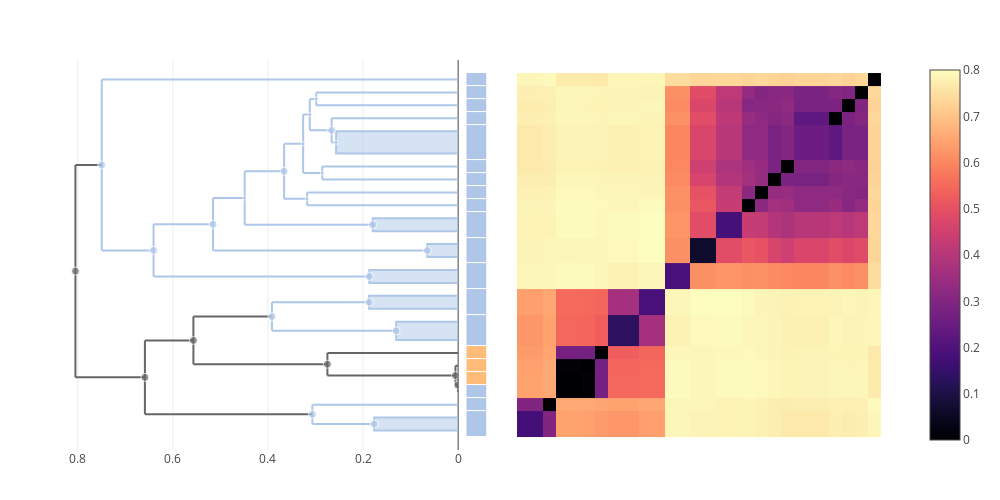

The notebook cell saved with this chart:
### Markdown cell above
### pacifica

### Code cell
plot(multi_clustermap(cdata, ["pacifica", "oceanensis"]))

### Figure 1 — Plotly figure (JSON) as saved in the notebook; plotly's stock layout.template omitted (floating-point values rounded to 4 significant figures; data arrays with more than 128 entries replaced by an {"elided": "..."} marker saying what was removed)
{"data": [{"colorscale": {"elided": "256x2 mixed values"}, "type": "heatmap", "x": [0.5, 2.5, 3.5, 4.5, 5.5, 6.5, 7.5, 9.914, 11.91, 13.91, 15.91, 17.91, 18.91, 19.91, 20.91, 21.91, 24.65, 25.65, 26.65, 27.65, 28.65], "y": [0.5, 2.5, 3.5, 4.5, 5.5, 6.5, 7.5, 9.914, 11.91, 13.91, 15.91, 17.91, 18.91, 19.91, 20.91, 21.91, 24.65, 25.65, 26.65, 27.65, 28.65], "z": {"elided": "20x20 float values"}}, {"hoverinfo": "skip", "line": {"color": "#AEC7E8"}, "mode": "lines", "showlegend": false, "type": "scatter", "x": [0.3065, 0.3065, null, 0.3065, 0.1767, null, 0.3065, 0, null], "xaxis": "x2", "y": [1.5, 3, null, 1.5, 1.5, null, 3, 3, null], "yaxis": "y"}, {"hoverinfo": "skip", "line": {"color": "#AEC7E8"}, "mode": "lines", "showlegend": false, "type": "scatter", "x": [0.5154, 0.5154, null, 0.5154, 0.06484, null, 0.5154, 0.4488, null], "xaxis": "x2", "y": [14.91, 18.98, null, 14.91, 14.91, null, 18.98, 18.98, null], "yaxis": "y"}, {"hoverinfo": "skip", "line": {"color": "#AEC7E8"}, "mode": "lines", "showlegend": false, "type": "scatter", "x": [0.3259, 0.3259, null, 0.3259, 0.2858, null, 0.3259, 0.312, null], "xaxis": "x2", "y": [20.91, 25.43, null, 20.91, 20.91, null, 25.43, 25.43, null], "yaxis": "y"}, {"fill": "toself", "hoverinfo": "skip", "line": {"color": "#AEC7E8"}, "mode": "lines", "showlegend": false, "type": "scatter", "x": [0, 0.1872, 0.1872, 0], "xaxis": "x2", "y": [10.41, 10.41, 11.41, 11.41], "yaxis": "y"}, {"hoverinfo": "skip", "line": {"color": "#AEC7E8"}, "mode": "lines", "showlegend": false, "type": "scatter", "x": [0.2984, 0.2984, null, 0.2984, 0, null, 0.2984, 0, null], "xaxis": "x2", "y": [26.15, 27.15, null, 26.15, 26.15, null, 27.15, 27.15, null], "yaxis": "y"}, {"hoverinfo": "skip", "line": {"color": "#AEC7E8"}, "mode": "lines", "showlegend": false, "type": "scatter", "x": [0.266, 0.266, null, 0.266, 0.2567, null, 0.266, 0, null], "xaxis": "x2", "y": [23.28, 25.15, null, 23.28, 23.28, null, 25.15, 25.15, null], "yaxis": "y"}, {"hoverinfo": "skip", "line": {"color": "#666666"}, "mode": "lines", "showlegend": false, "type": "scatter", "x": [0.5567, 0.5567, null, 0.5567, 0.2749, null, 0.5567, 0.3915, null], "xaxis": "x2", "y": [6.125, 9.811, null, 6.125, 6.125, null, 9.811, 9.811, null], "yaxis": "y"}, {"fill": "toself", "hoverinfo": "skip", "line": {"color": "#AEC7E8"}, "mode": "lines", "showlegend": false, "type": "scatter", "x": [0, 0.1303, 0.1303, 0], "xaxis": "x2", "y": [8, 8, 9.414, 9.414], "yaxis": "y"}, {"fill": "toself", "hoverinfo": "skip", "line": {"color": "#AEC7E8"}, "mode": "lines", "showlegend": false, "type": "scatter", "x": [0, 0.06484, 0.06484, 0], "xaxis": "x2", "y": [14.41, 14.41, 15.41, 15.41], "yaxis": "y"}, {"hoverinfo": "skip", "line": {"color": "#AEC7E8"}, "mode": "lines", "showlegend": false, "type": "scatter", "x": [0.7494, 0.7494, null, 0.7494, 0.6405, null, 0.7494, 0, null], "xaxis": "x2", "y": [14.93, 28.15, null, 14.93, 14.93, null, 28.15, 28.15, null], "yaxis": "y"}, {"fill": "toself", "hoverinfo": "skip", "line": {"color": "#AEC7E8"}, "mode": "lines", "showlegend": false, "type": "scatter", "x": [0, 0.2567, 0.2567, 0], "xaxis": "x2", "y": [22.41, 22.41, 24.15, 24.15], "yaxis": "y"}, {"hoverinfo": "skip", "line": {"color": "#666666"}, "mode": "lines", "showlegend": false, "type": "scatter", "x": [0.8048, 0.8048, null, 0.8048, 0.6586, null, 0.8048, 0.7494, null], "xaxis": "x2", "y": [5.109, 21.54, null, 5.109, 5.109, null, 21.54, 21.54, null], "yaxis": "y"}, {"hoverinfo": "skip", "line": {"color": "#AEC7E8"}, "mode": "lines", "showlegend": false, "type": "scatter", "x": [0.366, 0.366, null, 0.366, 0.3176, null, 0.366, 0.3259, null], "xaxis": "x2", "y": [18.91, 23.17, null, 18.91, 18.91, null, 23.17, 23.17, null], "yaxis": "y"}, {"hoverinfo": "skip", "line": {"color": "#AEC7E8"}, "mode": "lines", "showlegend": false, "type": "scatter", "x": [0.3176, 0.3176, null, 0.3176, 0, null, 0.3176, 0, null], "xaxis": "x2", "y": [18.41, 19.41, null, 18.41, 18.41, null, 19.41, 19.41, null], "yaxis": "y"}, {"hoverinfo": "skip", "line": {"color": "#666666"}, "mode": "lines", "showlegend": false, "type": "scatter", "x": [0.2749, 0.2749, null, 0.2749, 0.005573, null, 0.2749, 0, null], "xaxis": "x2", "y": [5.25, 7, null, 5.25, 5.25, null, 7, 7, null], "yaxis": "y"}, {"fill": "toself", "hoverinfo": "skip", "line": {"color": "#AEC7E8"}, "mode": "lines", "showlegend": false, "type": "scatter", "x": [0, 0.1797, 0.1797, 0], "xaxis": "x2", "y": [16.41, 16.41, 17.41, 17.41], "yaxis": "y"}, {"hoverinfo": "skip", "line": {"color": "#AEC7E8"}, "mode": "lines", "showlegend": false, "type": "scatter", "x": [0.4488, 0.4488, null, 0.4488, 0.1797, null, 0.4488, 0.366, null], "xaxis": "x2", "y": [16.91, 21.04, null, 16.91, 16.91, null, 21.04, 21.04, null], "yaxis": "y"}, {"fill": "toself", "hoverinfo": "skip", "line": {"color": "#AEC7E8"}, "mode": "lines", "showlegend": false, "type": "scatter", "x": [0, 0.1868, 0.1868, 0], "xaxis": "x2", "y": [12.41, 12.41, 13.41, 13.41], "yaxis": "y"}, {"hoverinfo": "skip", "line": {"color": "#666666"}, "mode": "lines", "showlegend": false, "type": "scatter", "x": [0.6586, 0.6586, null, 0.6586, 0.3065, null, 0.6586, 0.5567, null], "xaxis": "x2", "y": [2.25, 7.968, null, 2.25, 2.25, null, 7.968, 7.968, null], "yaxis": "y"}, {"hoverinfo": "skip", "line": {"color": "#AEC7E8"}, "mode": "lines", "showlegend": false, "type": "scatter", "x": [0.2858, 0.2858, null, 0.2858, 0, null, 0.2858, 0, null], "xaxis": "x2", "y": [20.41, 21.41, null, 20.41, 20.41, null, 21.41, 21.41, null], "yaxis": "y"}, {"hoverinfo": "skip", "line": {"color": "#666666"}, "mode": "lines", "showlegend": false, "type": "scatter", "x": [0.0004399, 0.0004399, null, 0.0004399, 0, null, 0.0004399, 0, null], "xaxis": "x2", "y": [4, 5, null, 4, 4, null, 5, 5, null], "yaxis": "y"}, {"fill": "toself", "hoverinfo": "skip", "line": {"color": "#AEC7E8"}, "mode": "lines", "showlegend": false, "type": "scatter", "x": [0, 0.1767, 0.1767, 0], "xaxis": "x2", "y": [1, 1, 2, 2], "yaxis": "y"}, {"hoverinfo": "skip", "line": {"color": "#AEC7E8"}, "mode": "lines", "showlegend": false, "type": "scatter", "x": [0.6405, 0.6405, null, 0.6405, 0.1868, null, 0.6405, 0.5154, null], "xaxis": "x2", "y": [12.91, 16.95, null, 12.91, 12.91, null, 16.95, 16.95, null], "yaxis": "y"}, {"hoverinfo": "skip", "line": {"color": "#AEC7E8"}, "mode": "lines", "showlegend": false, "type": "scatter", "x": [0.312, 0.312, null, 0.312, 0.266, null, 0.312, 0.2984, null], "xaxis": "x2", "y": [24.21, 26.65, null, 24.21, 24.21, null, 26.65, 26.65, null], "yaxis": "y"}, {"hoverinfo": "skip", "line": {"color": "#AEC7E8"}, "mode": "lines", "showlegend": false, "type": "scatter", "x": [0.3915, 0.3915, null, 0.3915, 0.1303, null, 0.3915, 0.1872, null], "xaxis": "x2", "y": [8.707, 10.91, null, 8.707, 8.707, null, 10.91, 10.91, null], "yaxis": "y"}, {"hoverinfo": "skip", "line": {"color": "#666666"}, "mode": "lines", "showlegend": false, "type": "scatter", "x": [0.005573, 0.005573, null, 0.005573, 0.0004399, null, 0.005573, 0, null], "xaxis": "x2", "y": [4.5, 6, null, 4.5, 4.5, null, 6, 6, null], "yaxis": "y"}, {"customdata": [[52, 5, "pacifica"], [47, 3, "pacifica"], [54, 15, "pacifica"], [50, 9, "pacifica"], [39, 2, "pacifica"], [46, 2, "pacifica"], [43, 5, "pacifica"], [55, 9, "(mixed)"], [35, 3, "pacifica"], [58, 18, "pacifica"], [34, 2, "pacifica"], [42, 4, "pacifica"], [59, 30, "(mixed)"], [51, 11, "pacifica"], [49, 2, "pacifica"], [44, 4, "(mixed)"], [37, 2, "pacifica"], [53, 13, "pacifica"], [38, 2, "pacifica"], [57, 12, "(mixed)"], [45, 2, "pacifica"], [31, 2, "(mixed)"], [36, 2, "pacifica"], [56, 17, "pacifica"], [48, 7, "pacifica"], [33, 3, "(mixed)"]], "hovertemplate": "ID: %{customdata[0]}<br>\nHeight: %{x:.3f}<br>\nGenome count: %{customdata[1]}\n<br>\n%{customdata[2]}\n<extra></extra>", "marker": {"color": ["#AEC7E8", "#AEC7E8", "#AEC7E8", "#AEC7E8", "#AEC7E8", "#AEC7E8", "#AEC7E8", "#666666", "#AEC7E8", "#AEC7E8", "#AEC7E8", "#AEC7E8", "#666666", "#AEC7E8", "#AEC7E8", "#666666", "#AEC7E8", "#AEC7E8", "#AEC7E8", "#666666", "#AEC7E8", "#666666", "#AEC7E8", "#AEC7E8", "#AEC7E8", "#666666"], "size": [8, 8, 8, 4, 8, 4, 8, 8, 8, 8, 8, 4, 8, 8, 4, 8, 8, 4, 8, 8, 4, 8, 8, 8, 4, 8]}, "mode": "markers", "showlegend": false, "type": "scatter", "x": [0.3915, 0.3065, 0.5154, 0.3259, 0.1872, 0.2984, 0.266, 0.5567, 0.1303, 0.7494, 0.06484, 0.2567, 0.8048, 0.366, 0.3176, 0.2749, 0.1797, 0.4488, 0.1868, 0.6586, 0.2858, 0.0004399, 0.1767, 0.6405, 0.312, 0.005573], "xaxis": "x2", "y": [9.811, 2.25, 16.95, 23.17, 10.91, 26.65, 24.21, 7.968, 8.707, 21.54, 14.91, 23.28, 13.32, 21.04, 18.91, 6.125, 16.91, 18.98, 12.91, 5.109, 20.91, 4.5, 1.5, 14.93, 25.43, 5.25], "yaxis": "y"}, {"colorscale": [[0, "#666666"], [0.1, "#AEC7E8"], [0.2, "#FFBB78"], [0.3, "#98DF8A"], [0.4, "#FF9896"], [0.5, "#C5B0D5"], [0.6, "#C49C94"], [0.7, "#F7B6D2"], [0.8, "#C7C7C7"], [0.9, "#DBDB8D"], [1, "#9EDAE5"]], "customdata": [[["ID 36", "pacifica"]], [["Genome 26", "pacifica"]], [["Genome 15", "pacifica"]], [["Genome 28", "oceanensis"]], [["Genome 29", "oceanensis"]], [["Genome 30", "oceanensis"]], [["ID 35", "pacifica"]], [["ID 39", "pacifica"]], [["ID 38", "pacifica"]], [["ID 34", "pacifica"]], [["ID 37", "pacifica"]], [["Genome 24", "pacifica"]], [["Genome 25", "pacifica"]], [["Genome 13", "pacifica"]], [["Genome 27", "pacifica"]], [["ID 42", "pacifica"]], [["Genome 23", "pacifica"]], [["Genome 7", "pacifica"]], [["Genome 21", "pacifica"]], [["Genome 1", "pacifica"]]], "hovertemplate": "%{customdata[0]} <br>\n%{customdata[1]}\n<extra></extra>\n", "showscale": false, "type": "heatmap", "xaxis": "x3", "y": [0.5, 2.5, 3.5, 4.5, 5.5, 6.5, 7.5, 9.914, 11.91, 13.91, 15.91, 17.91, 18.91, 19.91, 20.91, 21.91, 24.65, 25.65, 26.65, 27.65, 28.65], "ygap": 1, "z": [[1], [1], [1], [2], [2], [2], [1], [1], [1], [1], [1], [1], [1], [1], [1], [1], [1], [1], [1], [1]], "zmax": 10, "zmin": 0}], "layout": {"height": 500, "hovermode": "closest", "margin": {"b": 50, "l": 50, "r": 50, "t": 60}, "showlegend": false, "width": 1000, "xaxis": {"autorange": true, "constrain": "domain", "domain": [0.5474, 0.9741], "range": [0.5, 28.65], "scaleanchor": "y", "type": "linear", "visible": false}, "xaxis2": {"autorange": true, "domain": [0, 0.4785], "range": [0.8582, 0], "rangemode": "nonnegative", "type": "linear"}, "xaxis3": {"autorange": true, "domain": [0.488, 0.512], "fixedrange": true, "range": [-0.5, 0.5], "visible": false}, "yaxis": {"autorange": true, "domain": [0, 1], "range": [-0.5081, 29.65], "scaleanchor": "x", "type": "linear", "visible": false}}}
